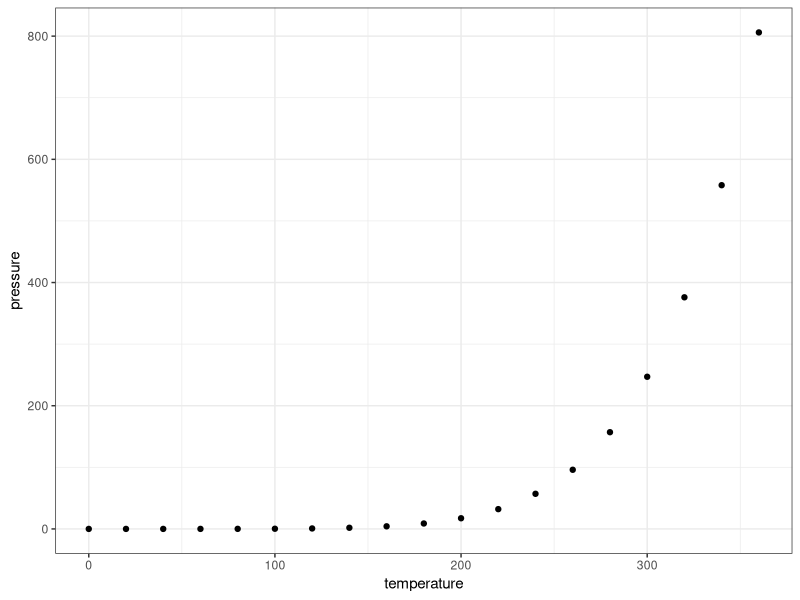

Here is the R script that generated this plot:
## ---- chunk 1
library(tidyverse)
knitr::opts_chunk$set(echo = FALSE)

## ---- chunk 2
summary(cars)
## ---- chunk 3
ggplot(data = pressure, aes(y = pressure, x = temperature)) +
  geom_point() +
  theme_bw()
